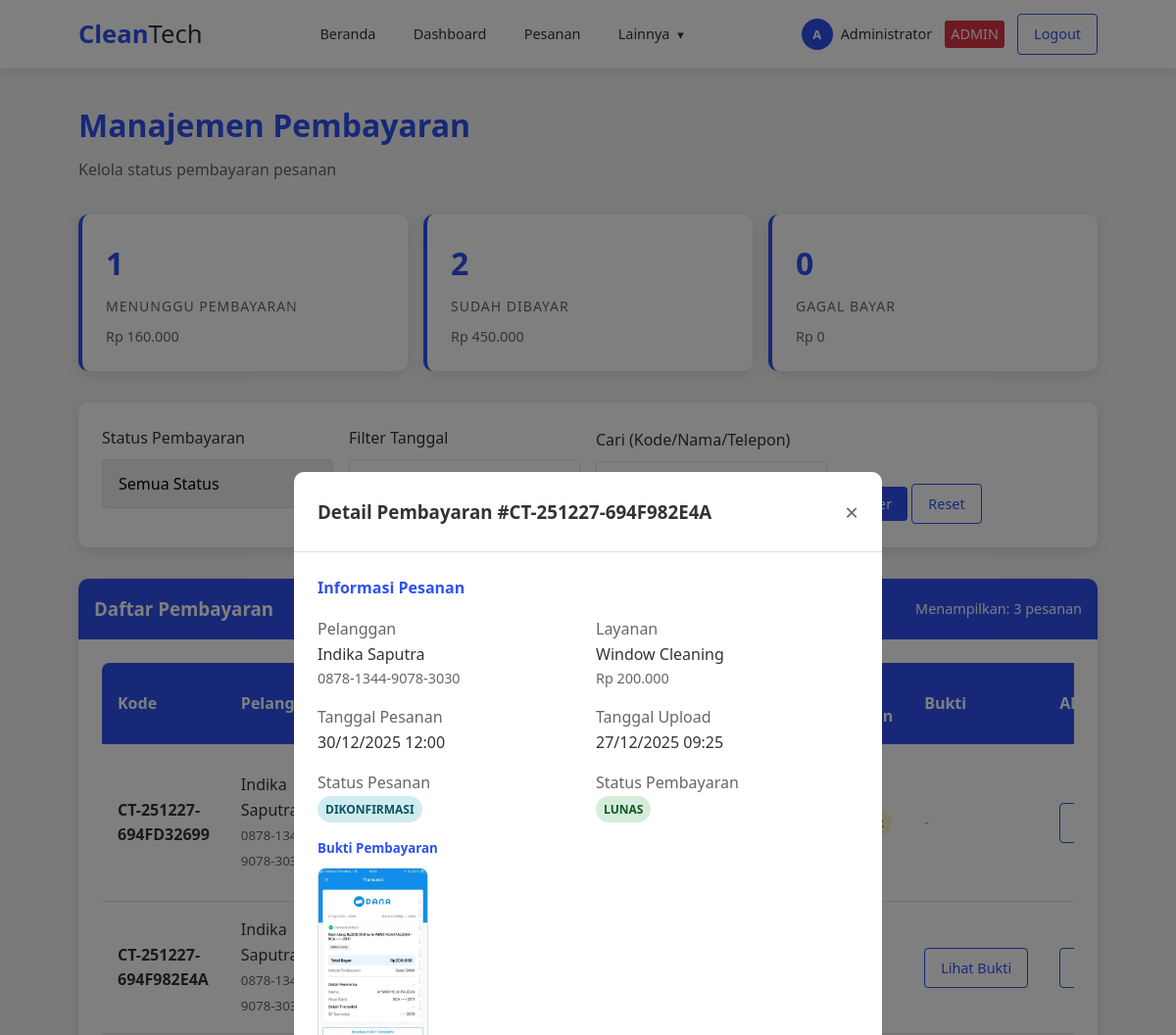
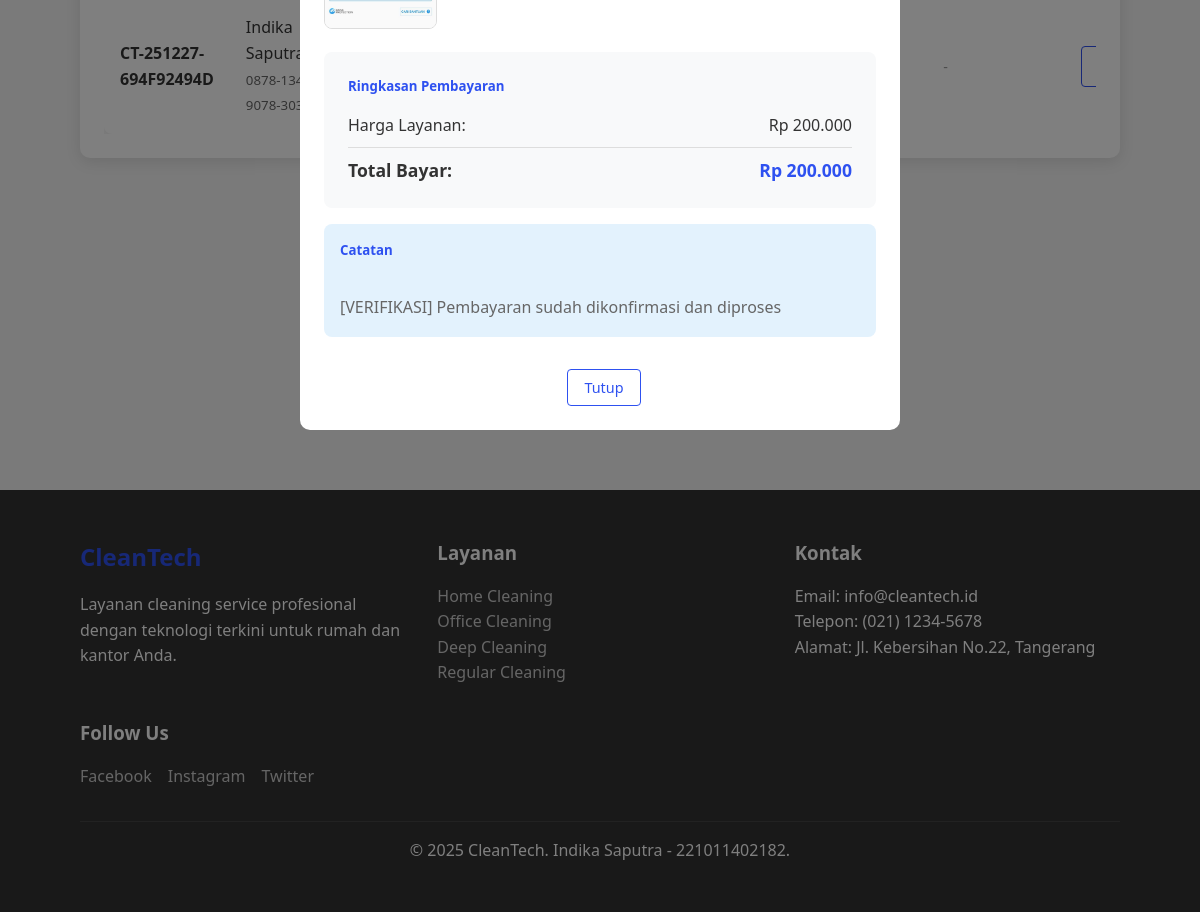
Page /admin/payments.php?view=2 (signed in) on the committed database (2 pictures, top to bottom).
### tables this page shows
CREATE TABLE `orders` (
  `id` int(11) NOT NULL,
  `order_code` varchar(20) NOT NULL,
  `user_id` int(11) NOT NULL,
  `service_id` int(11) NOT NULL,
  `order_date` date NOT NULL,
  `order_time` time NOT NULL,
  `address` text NOT NULL,
  `total_price` decimal(10,2) NOT NULL,
  `discount` decimal(10,2) DEFAULT 0.00,
  `final_price` decimal(10,2) NOT NULL,
  `status` enum('pending','confirmed','processing','completed','cancelled') DEFAULT 'pending',
  `payment_status` enum('pending','paid','failed') DEFAULT 'pending',
  `payment_method` varchar(50) DEFAULT NULL,
  `notes` text DEFAULT NULL,
  `created_at` timestamp NOT NULL DEFAULT current_timestamp(),
  `payment_proof` varchar(255) DEFAULT NULL,
  `payment_notes` text DEFAULT NULL,
  `payment_date` timestamp NULL DEFAULT NULL,
  `discount_type` varchar(50) DEFAULT NULL,
  `discount_id` int(11) DEFAULT NULL,
  `is_monthly_subscription` tinyint(1) DEFAULT 0,
  `subscription_months` int(11) DEFAULT 1,
  `parent_order_id` int(11) DEFAULT NULL,
  `discount_name` varchar(100) DEFAULT NULL
);

CREATE TABLE `users` (
  `id` int(11) NOT NULL,
  `name` varchar(100) NOT NULL,
  `email` varchar(100) NOT NULL,
  `password` varchar(255) NOT NULL,
  `phone` varchar(20) DEFAULT NULL,
  `address` text DEFAULT NULL,
  `role` enum('admin','user') DEFAULT 'user',
  `created_at` timestamp NOT NULL DEFAULT current_timestamp(),
  `updated_at` timestamp NOT NULL DEFAULT current_timestamp() ON UPDATE current_timestamp(),
  `is_active` tinyint(1) DEFAULT 1
);

CREATE TABLE `services` (
  `id` int(11) NOT NULL,
  `name` varchar(100) NOT NULL,
  `description` text DEFAULT NULL,
  `price` decimal(10,2) NOT NULL,
  `duration_hours` int(11) DEFAULT 1,
  `image_url` varchar(255) DEFAULT NULL,
  `is_active` tinyint(1) DEFAULT 1,
  `created_at` timestamp NOT NULL DEFAULT current_timestamp()
);

### admin/payments.php (the view, shortened to what the rows shown need)
<?php
require_once '../config/database.php';
$modal_type = '';
$view_order = null;
if (isset($_GET['view'])) {
    $modal_type = 'detail';
    $id = clean_input($_GET['view']);
} elseif (isset($_GET['verify'])) {
    $modal_type = 'verification';
    $id = clean_input($_GET['verify']);
} else {
    $modal_type = '';
}
if ($modal_type) {
    $query = "SELECT o.*, u.name as user_name, u.email as user_email, u.phone as user_phone,
                     s.name as service_name, s.price as service_price
              FROM orders o
              JOIN users u ON o.user_id = u.id
              JOIN services s ON o.service_id = s.id
              WHERE o.id = ?";
    $stmt = mysqli_prepare($conn, $query);
    mysqli_stmt_bind_param($stmt, "i", $id);
    mysqli_stmt_execute($stmt);
    $result = mysqli_stmt_get_result($stmt);
    $view_order = mysqli_fetch_assoc($result);
}
$query = "SELECT o.*, u.name as user_name, u.phone as user_phone, s.name as service_name
          FROM orders o
          JOIN users u ON o.user_id = u.id
          JOIN services s ON o.service_id = s.id
          WHERE 1=1";
$query .= " ORDER BY
            CASE
                WHEN o.payment_status = 'pending' AND o.payment_proof IS NOT NULL THEN 1
                WHEN o.payment_status = 'pending' THEN 2
                ELSE 3
            END,
            o.created_at DESC";
$stmt = mysqli_prepare($conn, $query);
mysqli_stmt_execute($stmt);
$orders_result = mysqli_stmt_get_result($stmt);
include '../includes/header.php';
?>
<div style="margin: 2rem 0;">
    <h1 style="color: var(--primary-color); margin-bottom: 0.5rem;">Manajemen Pembayaran</h1>
</div>
<div class="card">
    <div class="card-body">
        <?php if (mysqli_num_rows($orders_result) > 0): ?>
            <div class="table-responsive">
                <table class="table">
                    <thead>
                        <tr>
                            <th>Kode</th>
                            <th>Pelanggan</th>
                            <th>Layanan</th>
                            <th>Tanggal</th>
                            <th>Total</th>
                            <th>Status Pesanan</th>
                            <th>Status Pembayaran</th>
                            <th>Bukti</th>
                            <th>Aksi</th>
                        </tr>
                    </thead>
                    <tbody>
                        <?php while ($order = mysqli_fetch_assoc($orders_result)): ?>
                            <tr>
                                <td>
                                    <strong><?php echo htmlspecialchars($order['order_code']); ?></strong>
                                </td>
                                <td>
                                    <div><?php echo htmlspecialchars($order['user_name']); ?></div>
                                    <small style="color: #666;"><?php echo $order['user_phone']; ?></small>
                                </td>
                                <td><?php echo htmlspecialchars($order['service_name']); ?></td>
                                <td><?php echo date('d/m/Y', strtotime($order['order_date'])); ?></td>
                                <td>
                                    <strong>Rp <?php echo number_format($order['final_price'], 0, ',', '.'); ?></strong>
                                    <?php if ($order['discount'] > 0): ?>
                                        <br><small style="color: var(--success-color);">
                                        </small>
                                    <?php endif; ?>
                                </td>
                                <td>
                                    <?php
                                    $status_colors = [
                                        'pending' => 'badge-warning',
                                        'confirmed' => 'badge-info',
                                        'processing' => 'badge-primary',
                                        'completed' => 'badge-success',
                                        'cancelled' => 'badge-danger'
                                    ];
                                    ?>
                                    <span class="badge <?php echo $status_colors[$order['status']]; ?>">
                                    </span>
                                </td>
                                <td>
                                    <?php
                                    $payment_status_colors = [
                                        'pending' => $order['payment_proof'] ? 'badge-info' : 'badge-warning',
                                        'paid' => 'badge-success',
                                        'failed' => 'badge-danger'
                                    ];
                                    ?>
                                    <span class="badge <?php echo $payment_status_colors[$order['payment_status']]; ?>">
                                    </span>
                                </td>
                                <td>
                                    <?php if ($order['payment_proof']): ?>
                                        <a href="/clean-tech/assets/payments/<?php echo $order['payment_proof']; ?>"
                                           target="_blank"
                                           class="btn btn-sm btn-secondary">
                                            Lihat Bukti
                                        </a>
                                    <?php else: ?>
                                        <span style="color: #999; font-size: 0.9rem;">-</span>
                                    <?php endif; ?>
                                </td>
                                <td>
                                    <div style="display: flex; gap: 0.25rem;">
                                        <a href="?view=<?php echo $order['id']; ?>" class="btn btn-sm btn-secondary">Detail</a>
                                    </div>
                                </td>
                            </tr>
                        <?php endwhile; ?>
                    </tbody>
                </table>
            </div>
        <?php else: ?>
            <p style="text-align: center; color: #666; padding: 2rem;">Tidak ada data pembayaran yang ditemukan</p>
        <?php endif; ?>
    </div>
</div>
<?php if ($modal_type == 'detail' && $view_order): ?>
<div id="paymentDetailModal" class="modal active">
    <div class="modal-content" style="max-width: 600px;">
        <div class="modal-header">
            <h3>Detail Pembayaran #<?php echo htmlspecialchars($view_order['order_code']); ?></h3>
            <button class="close-modal" onclick="closeModal()">&times;</button>
        </div>
        <div class="modal-body">
            <div style="margin-bottom: 2rem;">
                <h4 style="color: var(--primary-color); margin-bottom: 1rem;">Informasi Pesanan</h4>
                <div style="display: grid; grid-template-columns: 1fr 1fr; gap: 1rem; margin-bottom: 1rem;">
                    <div>
                        <label style="font-weight: 500; color: #666;">Pelanggan</label>
                        <div><?php echo htmlspecialchars($view_order['user_name']); ?></div>
                        <div style="font-size: 0.9rem; color: #666;"><?php echo $view_order['user_phone']; ?></div>
                    </div>
                    <div>
                        <label style="font-weight: 500; color: #666;">Layanan</label>
                        <div><?php echo htmlspecialchars($view_order['service_name']); ?></div>
                        <div style="font-size: 0.9rem; color: #666;">
                            Rp <?php echo number_format($view_order['service_price'], 0, ',', '.'); ?>
                        </div>
                    </div>
                    <div>
                        <label style="font-weight: 500; color: #666;">Tanggal Pesanan</label>
                        <div><?php echo date('d/m/Y', strtotime($view_order['order_date'])); ?> <?php echo substr($view_order['order_time'], 0, 5); ?></div>
                    </div>
                    <div>
                        <label style="font-weight: 500; color: #666;">Tanggal Upload</label>
                        <div>
                            <?php if ($view_order['payment_date']): ?>
                                <?php echo date('d/m/Y H:i', strtotime($view_order['payment_date'])); ?>
                            <?php else: ?>
                                -
                            <?php endif; ?>
                        </div>
                    </div>
                    <div>
                        <label style="font-weight: 500; color: #666;">Status Pesanan</label>
                        <div>
                            <?php
                            $status_colors = [
                                'pending' => 'badge-warning',
                                'confirmed' => 'badge-info',
                                'processing' => 'badge-primary',
                                'completed' => 'badge-success',
                                'cancelled' => 'badge-danger'
                            ];
                            $status_text = [
                                'pending' => 'Pending',
                                'confirmed' => 'Dikonfirmasi',
                                'processing' => 'Diproses',
                                'completed' => 'Selesai',
                                'cancelled' => 'Dibatalkan'
                            ];
                            ?>
                            <span class="badge <?php echo $status_colors[$view_order['status']]; ?>">
                                <?php echo $status_text[$view_order['status']]; ?>
                            </span>
                        </div>
                    </div>
                    <div>
                        <label style="font-weight: 500; color: #666;">Status Pembayaran</label>
                        <div>
                            <?php
                            $payment_status_colors = [
                                'pending' => $view_order['payment_proof'] ? 'badge-info' : 'badge-warning',
                                'paid' => 'badge-success',
                                'failed' => 'badge-danger'
                            ];
                            $payment_status_text = [
                                'pending' => $view_order['payment_proof'] ? 'Menunggu Verifikasi' : 'Belum Bayar',
                                'paid' => 'Lunas',
                                'failed' => 'Gagal'
                            ];
                            ?>
                            <span class="badge <?php echo $payment_status_colors[$view_order['payment_status']]; ?>">
                                <?php echo $payment_status_text[$view_order['payment_status']]; ?>
                            </span>
                        </div>
                    </div>
                </div>
                <?php if ($view_order['payment_proof']): ?>
                <div style="margin-bottom: 1rem;">
                    <h5 style="color: var(--primary-color); margin-bottom: 0.5rem;">Bukti Pembayaran</h5>
                    <?php
                    $file_extension = pathinfo($view_order['payment_proof'], PATHINFO_EXTENSION);
                    $file_path = '/clean-tech/assets/payments/' . $view_order['payment_proof'];
                    ?>
                    <?php if (in_array($file_extension, ['jpg', 'jpeg', 'png', 'gif'])): ?>
                        <img src="<?php echo $file_path; ?>"
                            style="max-width: 100%; max-height: 200px; border-radius: 8px; border: 1px solid #ddd;"
                            alt="Bukti Pembayaran">
                    <?php endif; ?>
                </div>
                <?php endif; ?>
                <div style="background-color: #f8f9fa; padding: 1.5rem; border-radius: 8px; margin-top: 1rem;">
                    <h5 style="color: var(--primary-color); margin-bottom: 1rem;">Ringkasan Pembayaran</h5>
                    <div style="display: flex; justify-content: space-between; margin-bottom: 0.5rem;">
                        <span>Harga Layanan:</span>
                        <span>Rp <?php echo number_format($view_order['service_price'], 0, ',', '.'); ?></span>
                    </div>
                    <div style="border-top: 1px solid #ddd; padding-top: 0.5rem; margin-top: 0.5rem;">
                        <div style="display: flex; justify-content: space-between; font-weight: bold; font-size: 1.1rem;">
                            <span>Total Bayar:</span>
                            <span style="color: var(--primary-color);">
                                Rp <?php echo number_format($view_order['final_price'], 0, ',', '.'); ?>
                            </span>
                        </div>
                    </div>
                </div>
                <?php if ($view_order['payment_notes']): ?>
                <div style="margin-top: 1rem; padding: 1rem; background-color: #e3f2fd; border-radius: 8px;">
                    <h5 style="color: var(--primary-color); margin-bottom: 0.5rem;">Catatan</h5>
                    <p style="color: #666;"><?php echo nl2br(htmlspecialchars($view_order['payment_notes'])); ?></p>
                </div>
                <?php endif; ?>
            </div>
            <div style="text-align: center;">
                <button type="button" class="btn btn-secondary" onclick="closeModal()" style="margin-left: 0.5rem;">
                    Tutup
                </button>
            </div>
        </div>
    </div>
</div>
<?php endif; ?>
<?php include '../includes/footer.php'; ?>

### rows in the picture
orders: order_code "CT-251227-694FD32699", user.name "Indika Saputra", user.phone "0878-1344-9078-3030"
orders: order_code "CT-251227-694F982E4A", user.name "Indika Saputra", user.phone "0878-1344-9078-3030", service.name "Window Cleaning", service.price "200.000", order_date "30/12/2025", order_time "12:00", payment_date "27/12/2025 09:25", status "DIKONFIRMASI", payment_proof+payment_status "LUNAS", payment_proof (picture), final_price "200.000", payment_notes "[VERIFIKASI] Pembayaran sudah dikonfirmasi dan diproses"
orders: order_code "CT-251227-694F92494D", user.name "Indika Saputra", user.phone "0878-1344-9078-3030"

### other values in the picture
substr($_SESSION['user_name'], 0, 1) "A"
$_SESSION['user_name'] "Administrator"
$payment_stats['pending']['count'] "1"
$payment_stats['pending']['amount'] "160.000"
$payment_stats['paid']['count'] "2"
$payment_stats['paid']['amount'] "450.000"
$payment_stats['failed']['count'] "0"
$payment_stats['failed']['amount'] "0"
mysqli_num_rows($orders_result) "3"
